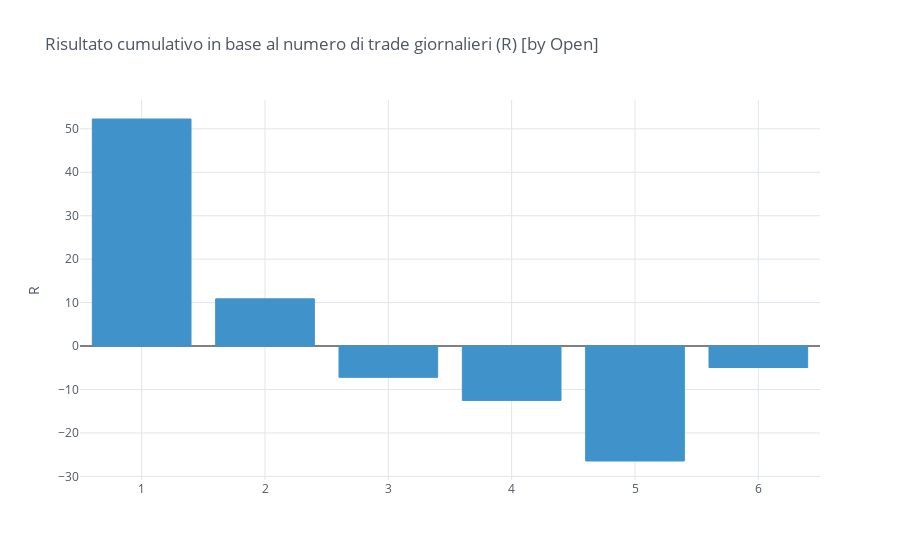

Notebook code cell kept with this figure:
### Code cell
df['result'] = df_100.copy().groupby(pd.Grouper(freq='D')).sum()['result']
df.groupby('close').sum().loc[1:, 'result'].iplot(kind='bar', opacity=1, colors=cf_colors,
                                                  title='Risultato cumulativo in base al numero di trade giornalieri (R) [by Open]',
                                                  yTitle='R', zerolinecolor='grey')

### Figure 1 — Plotly figure (JSON) as saved in the notebook; plotly's stock layout.template omitted (floating-point values rounded to 4 significant figures)
{"data": [{"marker": {"color": "rgba(63, 147, 202, 1)", "line": {"color": "rgba(63, 147, 202, 1.0)", "width": 1}}, "name": "result", "orientation": "v", "text": "", "type": "bar", "x": [1.0, 2.0, 3.0, 4.0, 5.0, 6.0], "y": [52.26, 10.87, -7.194, -12.5, -26.45, -4.931]}], "layout": {"legend": {"bgcolor": "#FFFFFF", "font": {"color": "#4D5663"}}, "paper_bgcolor": "#FFFFFF", "plot_bgcolor": "#FFFFFF", "title": {"font": {"color": "#4D5663"}, "text": "Risultato cumulativo in base al numero di trade giornalieri (R) [by Open]"}, "xaxis": {"gridcolor": "#E1E5ED", "showgrid": true, "tickfont": {"color": "#4D5663"}, "title": {"font": {"color": "#4D5663"}, "text": ""}, "zerolinecolor": "grey"}, "yaxis": {"gridcolor": "#E1E5ED", "showgrid": true, "tickfont": {"color": "#4D5663"}, "title": {"font": {"color": "#4D5663"}, "text": "R"}, "zerolinecolor": "grey"}}}
